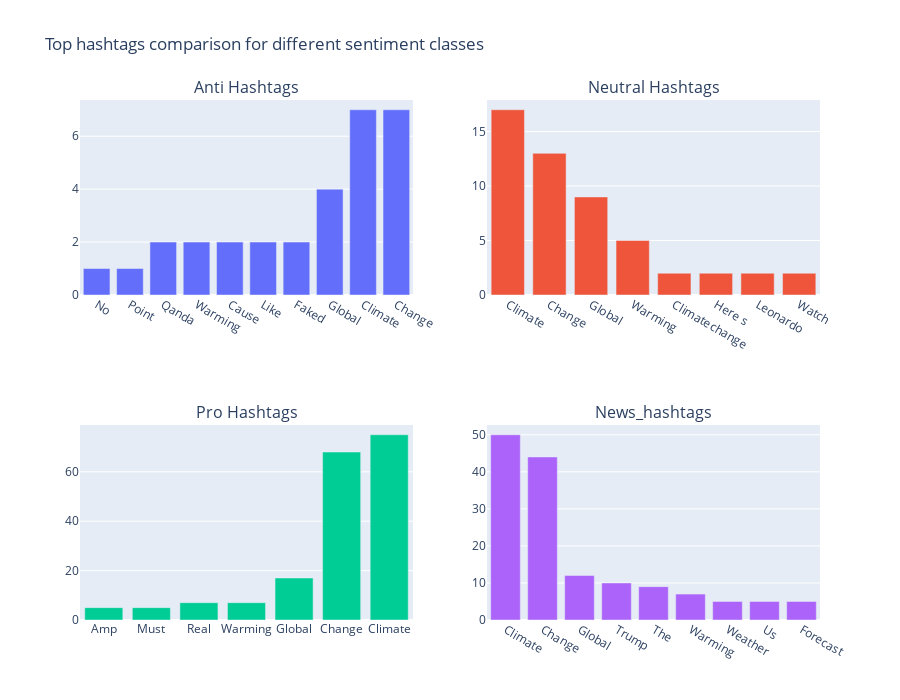

The notebook cell saved with this chart:
### Markdown cell above
#### - Ploting the graph

### Code cell
import plotly.graph_objects as go
from plotly.subplots import make_subplots

fig = make_subplots(rows=2, cols=2, start_cell="bottom-left")
fig = make_subplots(
    rows=2, cols=2,
    specs=[[{}, {}],
           [{}, {}]],
    subplot_titles=("Anti Hashtags","Neutral Hashtags", "Pro Hashtags", "News_Hashtags"))


fig.add_trace(go.Bar(y=anti_hashtags['count'], x= anti_hashtags["anti_hashtags"]),
              row=1, col=1)

fig.add_trace(go.Bar(x=neutral_hashtags.index, y=neutral_hashtags['count']),
              row=1, col=2)

fig.add_trace(go.Bar(x=pro_hashtags.index, y=pro_hashtags["count"]),
              row=2, col=1)

fig.add_trace(go.Bar(x=news_hashtags["news_hashtags"], y=news_hashtags["count"]),
              row=2, col=2)

fig.update_layout(height=700,width = 900, showlegend=False, title_text="Top hashtag comparison for different sentiment classes")

fig.show()

### Figure 1 — Plotly figure (JSON) as saved in the notebook; plotly's stock layout.template omitted (floating-point values rounded to 4 significant figures)
{"data": [{"type": "bar", "x": ["No", "Point", "Qanda", "Warming", "Cause", "Like", "Faked", "Global", "Climate", "Change"], "xaxis": "x", "y": [1, 1, 2, 2, 2, 2, 2, 4, 7, 7], "yaxis": "y"}, {"type": "bar", "x": ["Climate", "Change", "Global", "Warming", "Climatechange", "Here s", "Leonardo", "Watch"], "xaxis": "x2", "y": [17, 13, 9, 5, 2, 2, 2, 2], "yaxis": "y2"}, {"type": "bar", "x": ["Amp", "Must", "Real", "Warming", "Global", "Change", "Climate"], "xaxis": "x3", "y": [5, 5, 7, 7, 17, 68, 75], "yaxis": "y3"}, {"type": "bar", "x": ["Climate", "Change", "Global", "Trump", "The", "Warming", "Weather", "Us", "Forecast"], "xaxis": "x4", "y": [50, 44, 12, 10, 9, 7, 5, 5, 5], "yaxis": "y4"}], "layout": {"annotations": [{"font": {"size": 16}, "showarrow": false, "text": "Anti Hashtags", "x": 0.225, "xanchor": "center", "xref": "paper", "y": 1, "yanchor": "bottom", "yref": "paper"}, {"font": {"size": 16}, "showarrow": false, "text": "Neutral Hashtags", "x": 0.775, "xanchor": "center", "xref": "paper", "y": 1, "yanchor": "bottom", "yref": "paper"}, {"font": {"size": 16}, "showarrow": false, "text": "Pro Hashtags", "x": 0.225, "xanchor": "center", "xref": "paper", "y": 0.375, "yanchor": "bottom", "yref": "paper"}, {"font": {"size": 16}, "showarrow": false, "text": "News_hashtags", "x": 0.775, "xanchor": "center", "xref": "paper", "y": 0.375, "yanchor": "bottom", "yref": "paper"}], "height": 700, "showlegend": false, "title": {"text": "Top hashtags comparison for different sentiment classes"}, "width": 900, "xaxis": {"anchor": "y", "domain": [0, 0.45]}, "xaxis2": {"anchor": "y2", "domain": [0.55, 1]}, "xaxis3": {"anchor": "y3", "domain": [0, 0.45]}, "xaxis4": {"anchor": "y4", "domain": [0.55, 1]}, "yaxis": {"anchor": "x", "domain": [0.625, 1]}, "yaxis2": {"anchor": "x2", "domain": [0.625, 1]}, "yaxis3": {"anchor": "x3", "domain": [0, 0.375]}, "yaxis4": {"anchor": "x4", "domain": [0, 0.375]}}}
